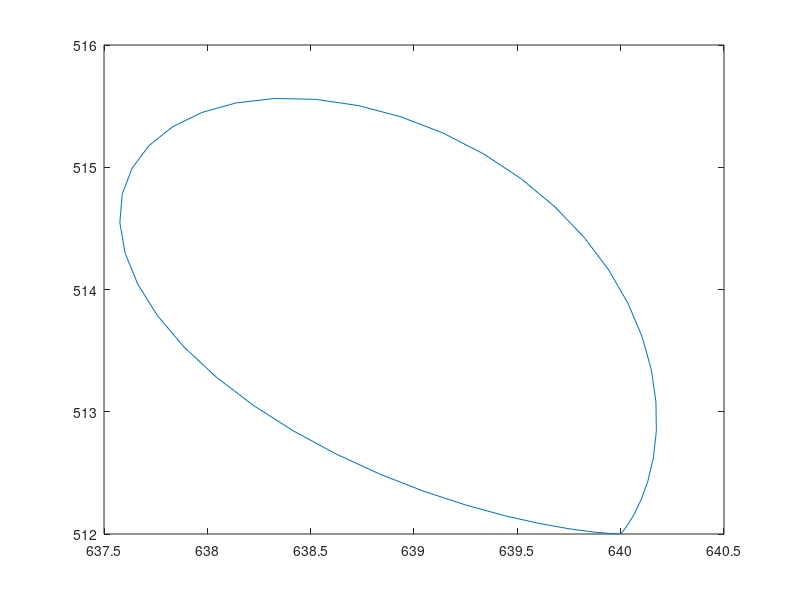

Recreate this plot in MATLAB.
%%%%%%FUNCTION DESCRIPTION
%This file is designed to plot point lists
%It is meant for envisioning what an image or path will look like
%%%%%%%%%%%%%%%%%%%%%%%%%

%setup
loops = 3;
start = pi / loops;
loopTime = .75;
ifi = 0.0167;
loopFrames = round(loopTime / ifi) + 1;
halfLoop = floor(loopFrames / 2);
steps = loopFrames * loops;
minSpace = 40;
rng('shuffle');
screenXpixels = 1280;
screenYpixels = 1024;
xCenter = screenXpixels /2;
yCenter = screenYpixels /2;



theta = linspace(start, start + 2*pi, steps);

rho = 1 + cos(loops*theta);

thetalist = reshape(theta, [numel(theta), 1]);

rholist = zeros([numel(theta), 1]);

for m = 1:numel(theta)
    rholist(m, 1) = 1 + cos(loops*thetalist(m, 1));
end

points = zeros([numel(theta), 2]);

for m = 1:numel(theta)
    points(m, 1) = rholist(m, 1)*cos(thetalist(m, 1));
    points(m, 2) = rholist(m, 1)*sin(thetalist(m, 1));
end

totalpoints = numel(points) / 2;


%Points is the basic loops

xpoints = (points(:, 1) .* 2) + xCenter;
ypoints = (points(:, 2) .* 2) + yCenter;

% xpoints = points(:, 1) + xCenter;
% ypoints = points(:, 2) + yCenter;

points = [xpoints ypoints];

% 
% farpoints = points;
% 
% rpoints = points;
% 
% Breaks = randi([1 (loops*loopFrames)], 1, loops -1);
% x = 1;
% y = 2;
% while x <= numel(Breaks)
%     while y <= numel(Breaks)
%         if x ~= y && abs(Breaks(x) - Breaks(y)) < minSpace || Breaks(x) < minSpace || (loops*loopFrames) - Breaks(x) < minSpace
%             Breaks(x) =  randi([1, (loops*loopFrames)], 1, 1);
%             x = 1;
%             y = 0;
%         end
%         y = y + 1;
%     end
%     x = x + 1;
%     y = 1;
% end
% Breaks =  [Breaks [loops*loopFrames]];
% disp(Breaks)
% 
% petalnum = 0;
% 
% %move to origin
% for m = 1:totalpoints-1 
%     if any(m == Breaks)
%         petalnum = petalnum + 1;
%     end
%     r = halfLoop + (loopFrames * petalnum);
%     rpoints(m, 1) = points(m, 1) - points(halfLoop + (loopFrames * petalnum), 1) / 2;
%     rpoints(m, 2) = points(m, 2) - points(halfLoop + (loopFrames * petalnum), 2) / 2;
% end  
% 
% nrpoints = rpoints;
% f = randi(360);
% 
% %rotate (not transform-dependent)
% for m = 1:totalpoints-1
%     if any(m == Breaks)
%         f = randi(360);
%     end 
%     rpoints(m, 1) = nrpoints(m, 1)*cos(f) - nrpoints(m, 2)*sin(f);
%     rpoints(m, 2) = nrpoints(m, 2)*cos(f) + nrpoints(m, 1)*sin(f);
% end
% 
% nrpoints = rpoints;
% petalnum = 0;
% 
% %push based on new tip direction.
% for m = 1:totalpoints-1
%     if any(m == Breaks)
%         petalnum = petalnum + 1;
%     end
%     rpoints(m, 1) = nrpoints(m, 1) + (points(halfLoop + (loopFrames * petalnum), 1) *2);
%     rpoints(m, 2) = nrpoints(m, 2) + (points(halfLoop + (loopFrames * petalnum), 2) *2);
% end

figure
%plot(rpoints(:, 1), rpoints(:, 2), 'b', points(:, 1), points(:, 2), 'r')
plot(points(1:floor(totalpoints/3), 1), points(1:floor(totalpoints/3), 2))
%axis([0 1280 0 1024])
